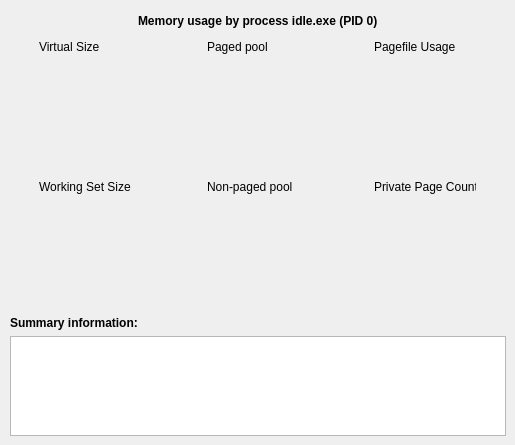
       <widget class="QWidget" name="tabMemory">
        <attribute name="title">
         <string>Memory</string>
        </attribute>
        <widget class="QWidget" name="layoutWidget">
         <property name="geometry">
          <rect>
           <x>10</x>
           <y>11</y>
           <width>496</width>
           <height>425</height>
          </rect>
         </property>
         <layout class="QVBoxLayout" name="verticalLayout_2">
          <item>
           <layout class="QHBoxLayout" name="horizontalLayout_3">
            <item>
             <spacer name="horizontalSpacer_2">
              <property name="orientation">
               <enum>Qt::Horizontal</enum>
              </property>
              <property name="sizeHint" stdset="0">
               <size>
                <width>40</width>
                <height>20</height>
               </size>
              </property>
             </spacer>
            </item>
            <item>
             <widget class="QLabel" name="lbMemUsage">
              <property name="font">
               <font>
                <weight>75</weight>
                <bold>true</bold>
               </font>
              </property>
              <property name="text">
               <string>Memory usage by process idle.exe (PID 0)</string>
              </property>
             </widget>
            </item>
            <item>
             <spacer name="horizontalSpacer_3">
              <property name="orientation">
               <enum>Qt::Horizontal</enum>
              </property>
              <property name="sizeHint" stdset="0">
               <size>
                <width>40</width>
                <height>20</height>
               </size>
              </property>
             </spacer>
            </item>
           </layout>
          </item>
          <item>
           <layout class="QHBoxLayout" name="horizontalLayout_11">
            <item>
             <layout class="QHBoxLayout" name="horizontalLayout_4">
              <item>
               <spacer name="horizontalSpacer_4">
                <property name="orientation">
                 <enum>Qt::Horizontal</enum>
                </property>
                <property name="sizeHint" stdset="0">
                 <size>
                  <width>40</width>
                  <height>20</height>
                 </size>
                </property>
               </spacer>
              </item>
              <item>
               <widget class="QLabel" name="label_6">
                <property name="minimumSize">
                 <size>
                  <width>102</width>
                  <height>0</height>
                 </size>
                </property>
                <property name="maximumSize">
                 <size>
                  <width>102</width>
                  <height>16777215</height>
                 </size>
                </property>
                <property name="font">
                 <font>
                  <weight>50</weight>
                  <bold>false</bold>
                 </font>
                </property>
                <property name="styleSheet">
                 <string notr="true">qproperty-alignment: AlignCenter;</string>
                </property>
                <property name="text">
                 <string>Virtual Size</string>
                </property>
               </widget>
              </item>
              <item>
               <spacer name="horizontalSpacer_5">
                <property name="orientation">
                 <enum>Qt::Horizontal</enum>
                </property>
                <property name="sizeHint" stdset="0">
                 <size>
                  <width>40</width>
                  <height>20</height>
                 </size>
                </property>
               </spacer>
              </item>
             </layout>
            </item>
            <item>
             <layout class="QHBoxLayout" name="horizontalLayout_5">
              <item>
               <spacer name="horizontalSpacer_6">
                <property name="orientation">
                 <enum>Qt::Horizontal</enum>
                </property>
                <property name="sizeHint" stdset="0">
                 <size>
                  <width>40</width>
                  <height>20</height>
                 </size>
                </property>
               </spacer>
              </item>
              <item>
               <widget class="QLabel" name="label_7">
                <property name="minimumSize">
                 <size>
                  <width>102</width>
                  <height>0</height>
                 </size>
                </property>
                <property name="maximumSize">
                 <size>
                  <width>102</width>
                  <height>16777215</height>
                 </size>
                </property>
                <property name="font">
                 <font>
                  <weight>50</weight>
                  <bold>false</bold>
                 </font>
                </property>
                <property name="styleSheet">
                 <string notr="true">qproperty-alignment: AlignCenter;</string>
                </property>
                <property name="text">
                 <string>Paged pool</string>
                </property>
               </widget>
              </item>
              <item>
               <spacer name="horizontalSpacer_7">
                <property name="orientation">
                 <enum>Qt::Horizontal</enum>
                </property>
                <property name="sizeHint" stdset="0">
                 <size>
                  <width>40</width>
                  <height>20</height>
                 </size>
                </property>
               </spacer>
              </item>
             </layout>
            </item>
            <item>
             <layout class="QHBoxLayout" name="horizontalLayout_6">
              <item>
               <spacer name="horizontalSpacer_8">
                <property name="orientation">
                 <enum>Qt::Horizontal</enum>
                </property>
                <property name="sizeHint" stdset="0">
                 <size>
                  <width>40</width>
                  <height>20</height>
                 </size>
                </property>
               </spacer>
              </item>
              <item>
               <widget class="QLabel" name="label_8">
                <property name="minimumSize">
                 <size>
                  <width>102</width>
                  <height>0</height>
                 </size>
                </property>
                <property name="maximumSize">
                 <size>
                  <width>102</width>
                  <height>16777215</height>
                 </size>
                </property>
                <property name="font">
                 <font>
                  <weight>50</weight>
                  <bold>false</bold>
                 </font>
                </property>
                <property name="styleSheet">
                 <string notr="true">qproperty-alignment: AlignCenter;</string>
                </property>
                <property name="text">
                 <string>Pagefile Usage</string>
                </property>
               </widget>
              </item>
              <item>
               <spacer name="horizontalSpacer_9">
                <property name="orientation">
                 <enum>Qt::Horizontal</enum>
                </property>
                <property name="sizeHint" stdset="0">
                 <size>
                  <width>40</width>
                  <height>20</height>
                 </size>
                </property>
               </spacer>
              </item>
             </layout>
            </item>
           </layout>
          </item>
          <item>
           <layout class="QHBoxLayout" name="horizontalLayout_12">
            <item>
             <widget class="QCustomPlot" name="chartVirtualSize" native="true">
              <property name="sizePolicy">
               <sizepolicy hsizetype="Preferred" vsizetype="Expanding">
                <horstretch>0</horstretch>
                <verstretch>0</verstretch>
               </sizepolicy>
              </property>
              <property name="minimumSize">
               <size>
                <width>160</width>
                <height>100</height>
               </size>
              </property>
              <property name="maximumSize">
               <size>
                <width>16777215</width>
                <height>16777215</height>
               </size>
              </property>
             </widget>
            </item>
            <item>
             <widget class="QCustomPlot" name="chartPagedPool" native="true">
              <property name="minimumSize">
               <size>
                <width>160</width>
                <height>100</height>
               </size>
              </property>
             </widget>
            </item>
            <item>
             <widget class="QCustomPlot" name="chartPagefileUsage" native="true">
              <property name="minimumSize">
               <size>
                <width>160</width>
                <height>100</height>
               </size>
              </property>
             </widget>
            </item>
           </layout>
          </item>
          <item>
           <layout class="QHBoxLayout" name="horizontalLayout_10">
            <item>
             <layout class="QHBoxLayout" name="horizontalLayout_7">
              <item>
               <spacer name="horizontalSpacer_10">
                <property name="orientation">
                 <enum>Qt::Horizontal</enum>
                </property>
                <property name="sizeHint" stdset="0">
                 <size>
                  <width>40</width>
                  <height>20</height>
                 </size>
                </property>
               </spacer>
              </item>
              <item>
               <widget class="QLabel" name="label_9">
                <property name="sizePolicy">
                 <sizepolicy hsizetype="Preferred" vsizetype="Preferred">
                  <horstretch>0</horstretch>
                  <verstretch>0</verstretch>
                 </sizepolicy>
                </property>
                <property name="minimumSize">
                 <size>
                  <width>102</width>
                  <height>0</height>
                 </size>
                </property>
                <property name="maximumSize">
                 <size>
                  <width>102</width>
                  <height>16777215</height>
                 </size>
                </property>
                <property name="font">
                 <font>
                  <weight>50</weight>
                  <bold>false</bold>
                 </font>
                </property>
                <property name="styleSheet">
                 <string notr="true">qproperty-alignment: AlignCenter;</string>
                </property>
                <property name="text">
                 <string>Working Set Size</string>
                </property>
               </widget>
              </item>
              <item>
               <spacer name="horizontalSpacer_11">
                <property name="orientation">
                 <enum>Qt::Horizontal</enum>
                </property>
                <property name="sizeHint" stdset="0">
                 <size>
                  <width>40</width>
                  <height>20</height>
                 </size>
                </property>
               </spacer>
              </item>
             </layout>
            </item>
            <item>
             <layout class="QHBoxLayout" name="horizontalLayout_8">
              <item>
               <spacer name="horizontalSpacer_12">
                <property name="orientation">
                 <enum>Qt::Horizontal</enum>
                </property>
                <property name="sizeHint" stdset="0">
                 <size>
                  <width>40</width>
                  <height>20</height>
                 </size>
                </property>
               </spacer>
              </item>
              <item>
               <widget class="QLabel" name="label_10">
                <property name="sizePolicy">
                 <sizepolicy hsizetype="Preferred" vsizetype="Preferred">
                  <horstretch>0</horstretch>
                  <verstretch>0</verstretch>
                 </sizepolicy>
                </property>
                <property name="minimumSize">
                 <size>
                  <width>102</width>
                  <height>0</height>
                 </size>
                </property>
                <property name="maximumSize">
                 <size>
                  <width>102</width>
                  <height>16777215</height>
                 </size>
                </property>
                <property name="font">
                 <font>
                  <weight>50</weight>
                  <bold>false</bold>
                 </font>
                </property>
                <property name="styleSheet">
                 <string notr="true">qproperty-alignment: AlignCenter;</string>
                </property>
                <property name="text">
                 <string>Non-paged pool</string>
                </property>
               </widget>
              </item>
              <item>
               <spacer name="horizontalSpacer_13">
                <property name="orientation">
                 <enum>Qt::Horizontal</enum>
                </property>
                <property name="sizeHint" stdset="0">
                 <size>
                  <width>40</width>
                  <height>20</height>
                 </size>
                </property>
               </spacer>
              </item>
             </layout>
            </item>
            <item>
             <layout class="QHBoxLayout" name="horizontalLayout_9">
              <item>
               <spacer name="horizontalSpacer_14">
                <property name="orientation">
                 <enum>Qt::Horizontal</enum>
                </property>
                <property name="sizeHint" stdset="0">
                 <size>
                  <width>40</width>
                  <height>20</height>
                 </size>
                </property>
               </spacer>
              </item>
              <item>
               <widget class="QLabel" name="label_11">
                <property name="sizePolicy">
                 <sizepolicy hsizetype="Preferred" vsizetype="Preferred">
                  <horstretch>0</horstretch>
                  <verstretch>0</verstretch>
                 </sizepolicy>
                </property>
                <property name="minimumSize">
                 <size>
                  <width>102</width>
                  <height>0</height>
                 </size>
                </property>
                <property name="maximumSize">
                 <size>
                  <width>102</width>
                  <height>16777215</height>
                 </size>
                </property>
                <property name="font">
                 <font>
                  <weight>50</weight>
                  <bold>false</bold>
                 </font>
                </property>
                <property name="styleSheet">
                 <string notr="true">qproperty-alignment: AlignCenter;</string>
                </property>
                <property name="text">
                 <string>Private Page Count</string>
                </property>
               </widget>
              </item>
              <item>
               <spacer name="horizontalSpacer_15">
                <property name="orientation">
                 <enum>Qt::Horizontal</enum>
                </property>
                <property name="sizeHint" stdset="0">
                 <size>
                  <width>40</width>
                  <height>20</height>
                 </size>
                </property>
               </spacer>
              </item>
             </layout>
            </item>
           </layout>
          </item>
          <item>
           <layout class="QHBoxLayout" name="horizontalLayout_13">
            <item>
             <widget class="QCustomPlot" name="chartWorkingSetSize" native="true">
              <property name="sizePolicy">
               <sizepolicy hsizetype="Preferred" vsizetype="Expanding">
                <horstretch>0</horstretch>
                <verstretch>0</verstretch>
               </sizepolicy>
              </property>
              <property name="minimumSize">
               <size>
                <width>160</width>
                <height>100</height>
               </size>
              </property>
              <property name="maximumSize">
               <size>
                <width>16777215</width>
                <height>16777215</height>
               </size>
              </property>
             </widget>
            </item>
            <item>
             <widget class="QCustomPlot" name="chartNonPagedPool" native="true">
              <property name="minimumSize">
               <size>
                <width>160</width>
                <height>100</height>
               </size>
              </property>
             </widget>
            </item>
            <item>
             <widget class="QCustomPlot" name="chartPrivatePageCount" native="true">
              <property name="minimumSize">
               <size>
                <width>160</width>
                <height>100</height>
               </size>
              </property>
             </widget>
            </item>
           </layout>
          </item>
          <item>
           <widget class="QLabel" name="lbMemUsageSummInfo">
            <property name="font">
             <font>
              <weight>75</weight>
              <bold>true</bold>
             </font>
            </property>
            <property name="text">
             <string>Summary information:</string>
            </property>
           </widget>
          </item>
          <item>
           <widget class="QTextEdit" name="teMemory">
            <property name="sizePolicy">
             <sizepolicy hsizetype="Expanding" vsizetype="Preferred">
              <horstretch>0</horstretch>
              <verstretch>0</verstretch>
             </sizepolicy>
            </property>
            <property name="maximumSize">
             <size>
              <width>16777215</width>
              <height>100</height>
             </size>
            </property>
            <property name="font">
             <font>
              <family>Lucida Console</family>
              <pointsize>9</pointsize>
             </font>
            </property>
            <property name="readOnly">
             <bool>true</bool>
            </property>
           </widget>
          </item>
         </layout>
        </widget>
       </widget>
